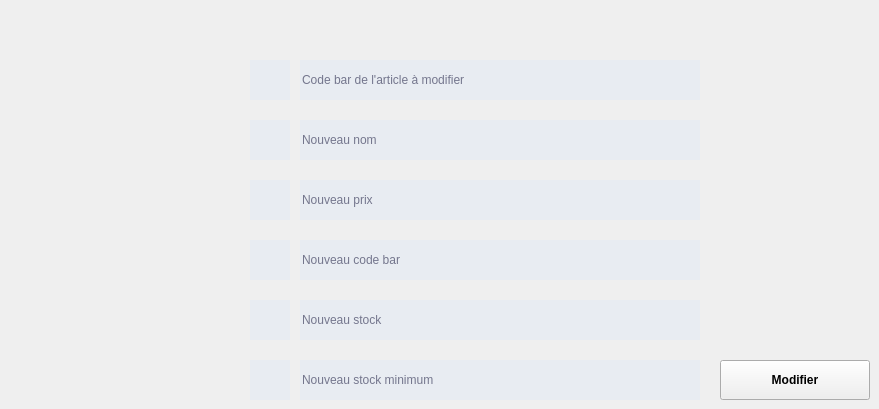
   <widget class="QWidget" name="productTab2">
    <attribute name="title">
     <string>Modifier</string>
    </attribute>
    <widget class="QLineEdit" name="modifProdNameBC">
     <property name="geometry">
      <rect>
       <x>300</x>
       <y>120</y>
       <width>400</width>
       <height>40</height>
      </rect>
     </property>
     <property name="font">
      <font>
       <family>Segoe UI</family>
       <weight>50</weight>
       <bold>false</bold>
      </font>
     </property>
     <property name="styleSheet">
      <string notr="true">background-color:#e8ecf2;color:#000028; border:0px solid #3c80e5 ;
border: 0px solid  #808080;</string>
     </property>
     <property name="text">
      <string/>
     </property>
     <property name="placeholderText">
      <string>Nouveau nom</string>
     </property>
    </widget>
    <widget class="QLineEdit" name="modifProdBC">
     <property name="geometry">
      <rect>
       <x>300</x>
       <y>240</y>
       <width>400</width>
       <height>40</height>
      </rect>
     </property>
     <property name="font">
      <font>
       <family>Segoe UI</family>
       <weight>50</weight>
       <bold>false</bold>
      </font>
     </property>
     <property name="styleSheet">
      <string notr="true">background-color:#e8ecf2;color:#000028; border:0px solid #3c80e5 ;
border: 0px solid  #808080;</string>
     </property>
     <property name="text">
      <string/>
     </property>
     <property name="placeholderText">
      <string>Nouveau code bar</string>
     </property>
    </widget>
    <widget class="QLineEdit" name="modifProdPriceBC">
     <property name="geometry">
      <rect>
       <x>300</x>
       <y>180</y>
       <width>400</width>
       <height>40</height>
      </rect>
     </property>
     <property name="font">
      <font>
       <family>Segoe UI</family>
       <weight>50</weight>
       <bold>false</bold>
      </font>
     </property>
     <property name="styleSheet">
      <string notr="true">background-color:#e8ecf2;color:#000028; border:0px solid #3c80e5 ;
border: 0px solid  #808080;</string>
     </property>
     <property name="text">
      <string/>
     </property>
     <property name="placeholderText">
      <string>Nouveau prix</string>
     </property>
    </widget>
    <widget class="QLineEdit" name="modifProdStockMinBC">
     <property name="geometry">
      <rect>
       <x>300</x>
       <y>360</y>
       <width>400</width>
       <height>40</height>
      </rect>
     </property>
     <property name="font">
      <font>
       <family>Segoe UI</family>
       <weight>50</weight>
       <bold>false</bold>
      </font>
     </property>
     <property name="styleSheet">
      <string notr="true">background-color:#e8ecf2;color:#000028; border:0px solid #3c80e5 ;
border: 0px solid  #808080;</string>
     </property>
     <property name="text">
      <string/>
     </property>
     <property name="placeholderText">
      <string>Nouveau stock minimum</string>
     </property>
    </widget>
    <widget class="QLineEdit" name="modifProdStockBC">
     <property name="geometry">
      <rect>
       <x>300</x>
       <y>300</y>
       <width>400</width>
       <height>40</height>
      </rect>
     </property>
     <property name="font">
      <font>
       <family>Segoe UI</family>
       <weight>50</weight>
       <bold>false</bold>
      </font>
     </property>
     <property name="styleSheet">
      <string notr="true">background-color:#e8ecf2;color:#000028; border:0px solid #3c80e5 ;
border: 0px solid  #808080;</string>
     </property>
     <property name="text">
      <string/>
     </property>
     <property name="placeholderText">
      <string>Nouveau stock</string>
     </property>
    </widget>
    <widget class="QLineEdit" name="BCToModif">
     <property name="geometry">
      <rect>
       <x>300</x>
       <y>60</y>
       <width>400</width>
       <height>40</height>
      </rect>
     </property>
     <property name="font">
      <font>
       <family>Segoe UI</family>
       <weight>50</weight>
       <bold>false</bold>
      </font>
     </property>
     <property name="styleSheet">
      <string notr="true">background-color:#e8ecf2;color:#000028; border:0px solid #3c80e5 ;
border: 0px solid  #808080;</string>
     </property>
     <property name="text">
      <string/>
     </property>
     <property name="placeholderText">
      <string>Code bar de l'article à modifier</string>
     </property>
    </widget>
    <widget class="QPushButton" name="modifPBC">
     <property name="geometry">
      <rect>
       <x>720</x>
       <y>360</y>
       <width>150</width>
       <height>40</height>
      </rect>
     </property>
     <property name="font">
      <font>
       <family>Segoe UI</family>
       <weight>75</weight>
       <bold>true</bold>
      </font>
     </property>
     <property name="toolTip">
      <string/>
     </property>
     <property name="statusTip">
      <string/>
     </property>
     <property name="styleSheet">
      <string notr="true">QPushButton{background-color:#17afd3; color : white; border: 0px solid #000028 ;  text-align:center;}
QPushButton:hover{background-color:white;color:#17afd3;border: 0px solid #ecf0f5}
QPushButton:focus{background-color:#78d700;color:white};</string>
     </property>
     <property name="text">
      <string>Modifier</string>
     </property>
     <property name="icon">
      <iconset>
       <normaloff>../../IMAGES/Icons/done.png</normaloff>../../IMAGES/Icons/done.png</iconset>
     </property>
     <property name="shortcut">
      <string>Return</string>
     </property>
    </widget>
    <widget class="QPushButton" name="pushButton_16">
     <property name="geometry">
      <rect>
       <x>250</x>
       <y>180</y>
       <width>40</width>
       <height>40</height>
      </rect>
     </property>
     <property name="focusPolicy">
      <enum>Qt::NoFocus</enum>
     </property>
     <property name="styleSheet">
      <string notr="true">background-color:#e8ecf2; color : #a4a5a7; border: 0px solid #000028 ;  text-align:center;</string>
     </property>
     <property name="text">
      <string/>
     </property>
     <property name="icon">
      <iconset>
       <normaloff>../../IMAGES/Icons/price.png</normaloff>../../IMAGES/Icons/price.png</iconset>
     </property>
    </widget>
    <widget class="QPushButton" name="pushButton_18">
     <property name="geometry">
      <rect>
       <x>250</x>
       <y>60</y>
       <width>40</width>
       <height>40</height>
      </rect>
     </property>
     <property name="focusPolicy">
      <enum>Qt::NoFocus</enum>
     </property>
     <property name="styleSheet">
      <string notr="true">background-color:#e8ecf2; color : #a4a5a7; border: 0px solid #000028 ;  text-align:center;</string>
     </property>
     <property name="text">
      <string/>
     </property>
     <property name="icon">
      <iconset>
       <normaloff>../../IMAGES/Icons/cb.png</normaloff>../../IMAGES/Icons/cb.png</iconset>
     </property>
    </widget>
    <widget class="QPushButton" name="pushButton_19">
     <property name="geometry">
      <rect>
       <x>250</x>
       <y>360</y>
       <width>40</width>
       <height>40</height>
      </rect>
     </property>
     <property name="focusPolicy">
      <enum>Qt::NoFocus</enum>
     </property>
     <property name="styleSheet">
      <string notr="true">background-color:#e8ecf2; color : #a4a5a7; border: 0px solid #000028 ;  text-align:center;</string>
     </property>
     <property name="text">
      <string/>
     </property>
     <property name="icon">
      <iconset>
       <normaloff>../../IMAGES/Icons/stock_min.png</normaloff>../../IMAGES/Icons/stock_min.png</iconset>
     </property>
    </widget>
    <widget class="QPushButton" name="pushButton_20">
     <property name="geometry">
      <rect>
       <x>250</x>
       <y>120</y>
       <width>40</width>
       <height>40</height>
      </rect>
     </property>
     <property name="focusPolicy">
      <enum>Qt::NoFocus</enum>
     </property>
     <property name="styleSheet">
      <string notr="true">background-color:#e8ecf2; color : #a4a5a7; border: 0px solid #000028 ;  text-align:center;</string>
     </property>
     <property name="text">
      <string/>
     </property>
     <property name="icon">
      <iconset>
       <normaloff>../../IMAGES/Icons/product.png</normaloff>../../IMAGES/Icons/product.png</iconset>
     </property>
    </widget>
    <widget class="QPushButton" name="pushButton_21">
     <property name="geometry">
      <rect>
       <x>250</x>
       <y>300</y>
       <width>40</width>
       <height>40</height>
      </rect>
     </property>
     <property name="focusPolicy">
      <enum>Qt::NoFocus</enum>
     </property>
     <property name="styleSheet">
      <string notr="true">background-color:#e8ecf2; color : #a4a5a7; border: 0px solid #000028 ;  text-align:center;</string>
     </property>
     <property name="text">
      <string/>
     </property>
     <property name="icon">
      <iconset>
       <normaloff>../../IMAGES/Icons/stock.png</normaloff>../../IMAGES/Icons/stock.png</iconset>
     </property>
    </widget>
    <widget class="QPushButton" name="pushButton_24">
     <property name="geometry">
      <rect>
       <x>250</x>
       <y>240</y>
       <width>40</width>
       <height>40</height>
      </rect>
     </property>
     <property name="focusPolicy">
      <enum>Qt::NoFocus</enum>
     </property>
     <property name="styleSheet">
      <string notr="true">background-color:#e8ecf2; color : #a4a5a7; border: 0px solid #000028 ;  text-align:center;</string>
     </property>
     <property name="text">
      <string/>
     </property>
     <property name="icon">
      <iconset>
       <normaloff>../../IMAGES/Icons/cb.png</normaloff>../../IMAGES/Icons/cb.png</iconset>
     </property>
    </widget>
   </widget>
